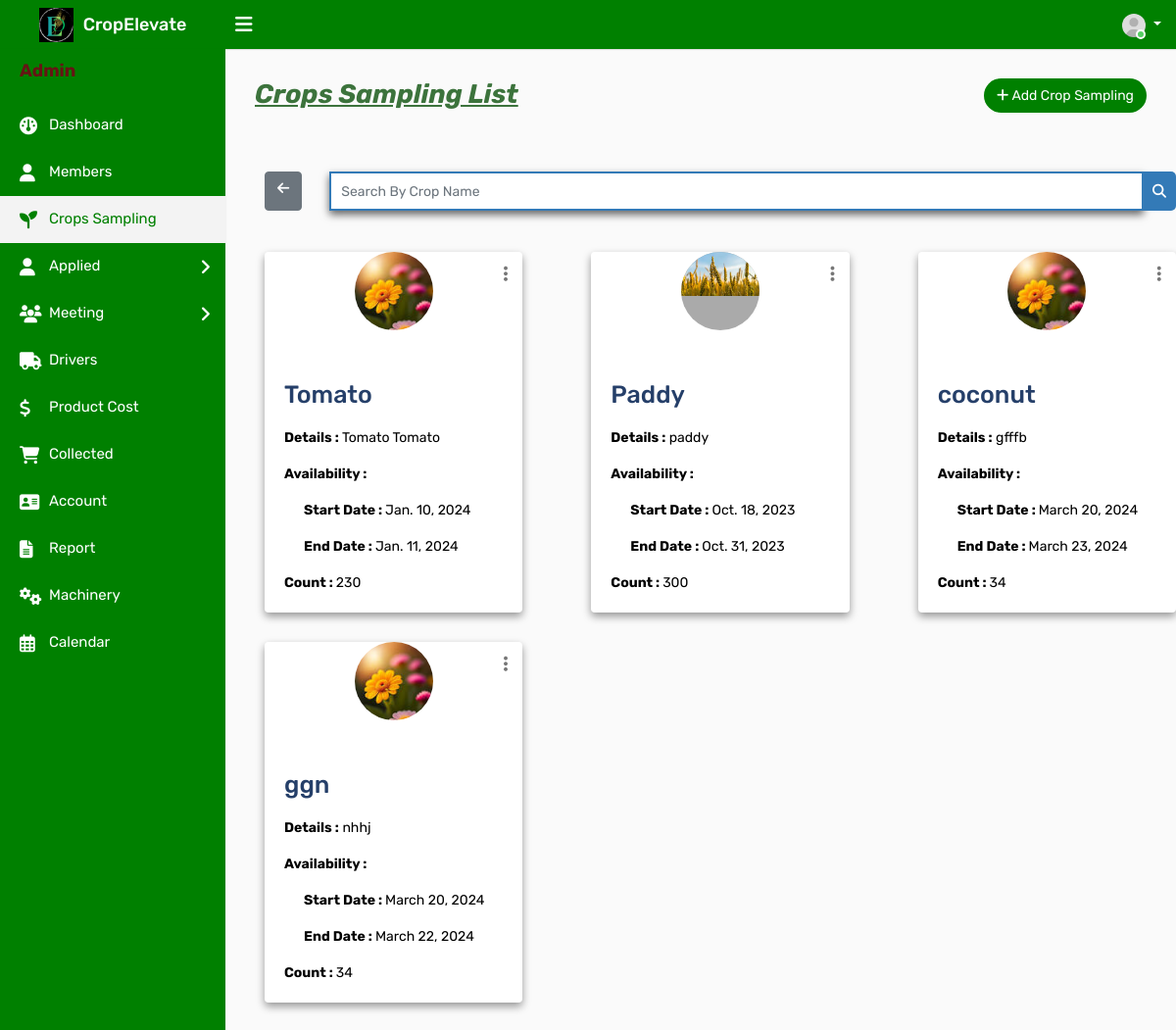
/adcrop, run on the app's committed database.
### ceapp/models.py (models this page shows)
class Crop(models.Model):
    Namec = models.CharField(max_length=100)
    des = models.TextField()
    start_date = models.DateField(null=True, blank=True)
    end_date = models.DateField(null=True, blank=True)
    count = models.PositiveIntegerField(default=0)
    crop_photo = models.ImageField(upload_to='crop_photos/', blank=True, null=True)
    is_active = models.BooleanField(default=True)
    created_at = models.DateTimeField(auto_now_add=True)
    current = models.BooleanField(default=False)

### ceapp/views.py (the view)
# urls.py: path('adcrop',views.adcrop,name='adcrop'),
def adcrop(request):
    crops = Crop.objects.all()
    return render(request, 'admintemp/adcrop.html', {'crops': crops})

### templates/admintemp/adcrop.html (shortened to what this page needs)
{% load static %}
<!DOCTYPE html>
<html lang="en">
<head>
    <link rel="stylesheet" type="text/css" href="{% static 'assets/css/bootstrap.min.css' %}">
    <link rel="stylesheet" type="text/css" href="{% static 'assets/css/dataTables.bootstrap4.min.css' %}">
    <link rel="stylesheet" type="text/css" href="{% static 'assets/css/font-awesome.min.css' %}">
    <link rel="stylesheet" type="text/css" href="{% static 'assets/css/style.css' %}">
    <link rel="stylesheet" href="https://cdnjs.cloudflare.com/ajax/libs/font-awesome/6.2.0/css/all.min.css">
</head>
<body>
    <div class="main-wrapper">
        <div class="header">
			<div class="header-left">
				<a href="{% url 'adindex' %}" class="logo">
					<img src="{% static 'assets/img/adminlogo1.png' %}" width="35" height="35" alt=""> <span>CropElevate</span>
				</a>
			</div>
			<a id="toggle_btn" href="javascript:void(0);"><i class="fa fa-bars"></i></a>
            <ul class="nav user-menu float-right">
                <li class="nav-item dropdown has-arrow">
                    <a href="#" class="dropdown-toggle nav-link user-link" data-toggle="dropdown">
                        <span class="user-img"><img class="rounded-circle" src="{% static 'assets/img/user.jpg' %}" width="40" alt="Admin">
							<span class="status online"></span></span>
                    </a>
                </li>
            </ul>
        </div>
        <div class="sidebar" id="sidebar">
            <div class="sidebar-inner slimscroll">
                <div id="sidebar-menu" class="sidebar-menu">
                    <ul>
                        <li class="menu-title" style="color:#661414; font-weight:bold;"><h4><b>Admin</b></h4></li>
                        <li>
                            <a href="{% url 'adindex' %}"><i class="fa fa-dashboard"></i> <span>Dashboard</span></a>
                        </li>
						<li>
                            <a href="{% url 'admember' %}"><i class="fa fa-user"></i> <span>Members</span></a>
                        </li>
                        <li class="active">
                            <a href="{% url 'adcrop' %}"><i class="fas fa-seedling fa-2x"></i> <span>Crops Sampling</span></a>
                        </li>
                        <li class="submenu green-background">
                            <a href="#"><i class="fa fa-user"></i> Applied <span class="menu-arrow"></span></a>
                        </li>
                        <li class="submenu green-background">
                            <a href="#"><i class="fas fa-users fa-2x"></i>  Meeting<span class="menu-arrow"></span></a>
                        </li>
                        <li>
                            <a href="{% url 'driver' %}"><i class="fas fa-truck"></i> <span>Drivers</span></a>
                        </li>
                        <li>
                            <a href="{% url 'adproductcost' %}"><i class="fas fa-dollar-sign"></i> <span>Product Cost</span></a>
                        </li>
                        <li>
                            <a href="{% url 'adselldetails' %}"><i class="fas fa-shopping-cart"></i> <span>Collected</span></a>
                        </li>
                        <li>
                            <a href="{% url 'all_accounts' %}"><i class="fa fa-address-card"></i> <span>Account</span></a>
                        </li>
                        <li>
                            <a href="{% url 'adreport' %}"><i class="fas fa-file-text"></i>
                            </i> <span>Report</span></a>
                        </li>
                        <li>
                            <a href="{% url 'admachinery' %}"><i class="fas fa-cogs"></i> <span>Machinery</span></a>
                        </li>
                        <li>
                            <a href="{% url 'adcalendar' %}"><i class="far fa-calendar-alt fa-2x"></i>
                                <span>Calendar</span></a>
                        </li>
                    </ul>
                </div>
            </div>
        </div>
                </div>
                <div class="page-wrapper">
                    <div class="content">
                        <div class="row">
                            <div class="col-sm-5 col-5">
                                <h4 class="page-title" style="font-size:27px; color:#3c733c;" id="croplist"><b><i><u>Crops Sampling List</b></i></u></h4>
                            </div>
                            <div class="col-sm-7 col-7 text-right m-b-30">
                                <a href="{% url 'adaddcrop' %}" class="btn btn-primary btn-rounded" style="background-color: green; color: white;" id="addcro"><i class="fa fa-plus"></i> Add Crop Sampling</a>
                            </div>
                        </div>
                        </div>
                        <div class="row">
                            <div class="col-md-12">
                                <form id="search-form" method="GET" action="{% url 'search_crop' %}">
                                    <div class="input-group">
                                        <a href="{% url 'adcrop' %}" class="btn btn-secondary" style="margin-left:40px;"><i class="fa fa-arrow-left"></i></a>&ensp;&ensp;&ensp;&ensp;
                                        <input type="text" class="form-control custom-search-input" name="cropname" placeholder="Search By Crop Name">
                                        <div class="input-group-append">
                                            <button class="btn btn-primary custom-search-btn" type="submit"><i class="fa fa-search"></i></button>
                                        </div>
                                    </div>
                                </form>
                            </div>
                        </div><br><br>
                        <div class="row">
                            {% for crop in crops %}
                            <div class="col-md-4">
                                <div class="card" style="box-shadow: 0 4px 8px 0 rgba(0, 0, 0, 0.4); margin-left:40px;">
                                    <div class="dropdown profile-action">
                                        <a href="#" class="action-icon dropdown-toggle" data-toggle="dropdown" aria-expanded="false"><i class="fa fa-ellipsis-v"></i></a>
                                    </div>
                                    <div class="doctor-img">
                                        <a class="avatar" href="#"><img alt="" src="{{ crop.crop_photo.url }}"></a>
                                       </div>
                                    <div class="card-body">
                                        <p>
                                        <h5 class="card-title" style="color:#253f69; font-size: 25px;">{{ crop.Namec }}</h5>
                                        <p class="card-text" style="color:black;"><b>Details :</b>  {{ crop.des }}</p>
                                        <p class="card-text" style="color:black;"><b>Availability :</b></p>
                                        <p class="card-text" style= "padding-left:20px; color:black;"><b>Start Date : </b> {{ crop.start_date }}</p>
                                        <p class="card-text"  style= "padding-left:20px; color:black;"><b>End Date :  </b>{{ crop.end_date }}</p>
                                        <p class="card-text"style="color:black;"><b>Count : </b> {{ crop.count }}</p>
                                    </div>
                                </div>
                            </div>
                            {% endfor %}
                        </div>
		</div>
</body>
</html>

### data on the page
Crop: crop_photo (picture), Namec "Tomato", des "Tomato Tomato", start_date "Jan. 10, 2024", end_date "Jan. 11, 2024", count "230"
Crop: crop_photo (picture), Namec "Paddy", des "paddy", start_date "Oct. 18, 2023", end_date "Oct. 31, 2023", count "300"
Crop: crop_photo (picture), Namec "coconut", des "gfffb", start_date "March 20, 2024", end_date "March 23, 2024", count "34"
Crop: crop_photo (picture), Namec "ggn", des "nhhj", start_date "March 20, 2024", end_date "March 22, 2024", count "34"
